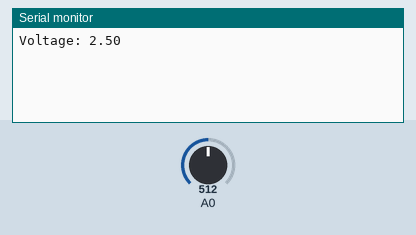
Recording of a sketch running on a simulated Arduino Uno, built with avr-gcc and run on an emulated ATmega328P. On the bench: the last lines printed to the serial monitor. The test bench sets the inputs (shaded band); at power-on: A0 = 512.

Above: at 1.2 s.
1.3 s: A0 set to 716
At 2.5 s:
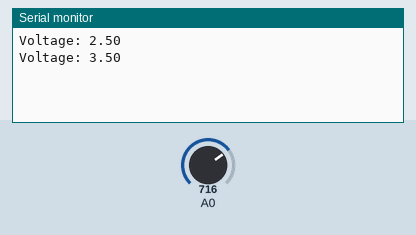
2.8 s: A0 set to 900
At 3.4 s:
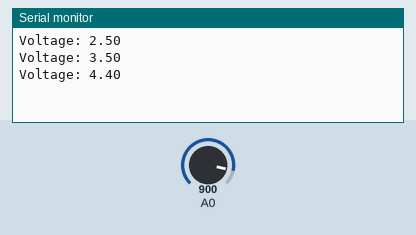
Timing chart, 0 to 5.8 s (numbered marks = the images above; inputs shaded):
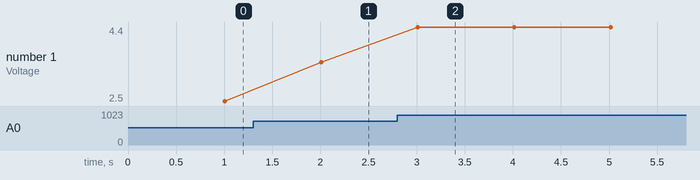

Measured:
- after the input at 1.3 s, the serial monitor: prints a new line after 0.71 s (image 1)
- after the input at 2.8 s, the serial monitor: prints a new line after 0.21 s (image 2)
- plotted number 1: 2.5 → 3.5 after the input at 1.3 s, 3.5 → 4.4 after the input at 2.8 s

The sketch:

read_voltage_resistor.ino
```cpp
// ***********************************
// *** Reading voltage over resistor behind resistor circuit
// ***********************************
int sensorValue = analogRead(A0);
float voltage = 0.0;


const int numReadings = 30;
int readings[numReadings];      // the readings from the analog input
int readIndex = 0;              // the index of the current reading
int total = 0;                  // the running total
float average = 0;              // the average
// ***********************************
// *** Time
// ***********************************
unsigned long previousMillis = 0; // previous time
const long interval = 1000;           // interval at which to execute

void setup()
{
  Serial.begin (9600);
}

// reads the analog inputs numReadings1 times and returns the average
void readAnalog(){
  // subtract the last reading:
  total = total - readings[readIndex];

  // read from the sensor:
  readings[readIndex] = analogRead(sensorValue);

  // add the reading to the total:
  total = total + readings[readIndex];

  // advance to the next position in the array:
  readIndex = readIndex + 1;

  // if we're at the end of the array...
  if (readIndex >= numReadings) {
    // ...wrap around to the beginning:
    readIndex = 0;
  }

  // calculate the average:
  average = total / numReadings;

  // send it to the computer as ASCII digits
  voltage = average * (5.0 / 1023.0); // uncalibrated

  delay(5);        // delay in between reads for stability
}

void loop()
{
  readAnalog();
  unsigned long currentMillis = millis();
  if (currentMillis - previousMillis >= interval) {
    // save the last time executed
    Serial.print("Voltage: ");  // voltage
    Serial.println(voltage);
    previousMillis = currentMillis;
    // print: V1 V_out
    delay(50);
  }
}
```
